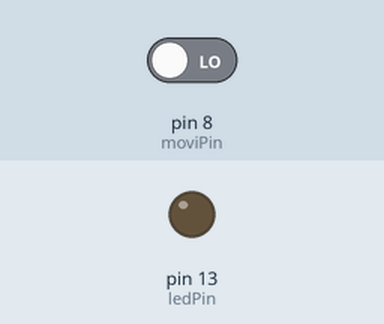
Simulated run of this sketch. Board: Arduino Uno, built with avr-gcc and run on an emulated ATmega328P. Shown: output pins drawn as LEDs (lit = HIGH). The test bench sets the inputs (shaded band); at power-on: pin 8 (moviPin) LOW.

Above: at 1.4 s.
1.5 s: pin 8 (moviPin) driven HIGH
At 2.1 s:
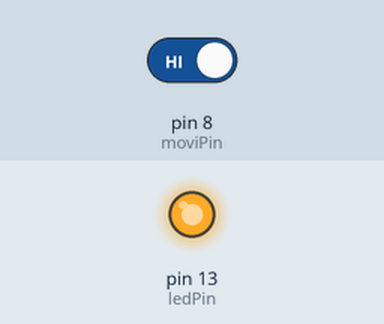
3.0 s: pin 8 (moviPin) driven LOW
At 3.3 s:
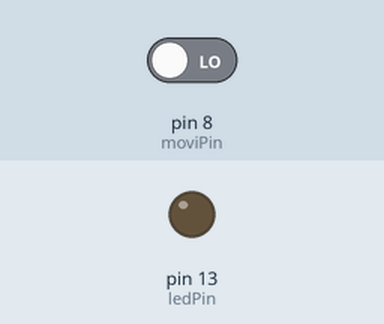
Timing chart, 0 to 6.0 s (numbered marks = the images above; inputs shaded):
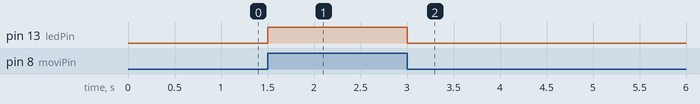

Measured:
- after the input at 1.5 s, pin 13 (ledPin): LOW → HIGH at once
- after the input at 3.0 s, pin 13 (ledPin): HIGH → LOW at once

The sketch:

SensorPir.ino
```cpp
/**
 * @date 20/10/2014
 * @author Houston Santos
 */

// Portas do Arduino associadas
const int moviPin = 8;
const int ledPin = 13;

void setup() {
	// Definindo portas como INPUT ou OUTPUT
	pinMode(moviPin, INPUT);
	pinMode(ledPin, OUTPUT);
}

void loop() {
	// Verificando valor do sensor para acionamento do relé
	if(digitalRead(moviPin) == HIGH)  {
		digitalWrite(ledPin, HIGH);
	} else {
		digitalWrite(ledPin, LOW);
		delay(300);
	  }
}
```
